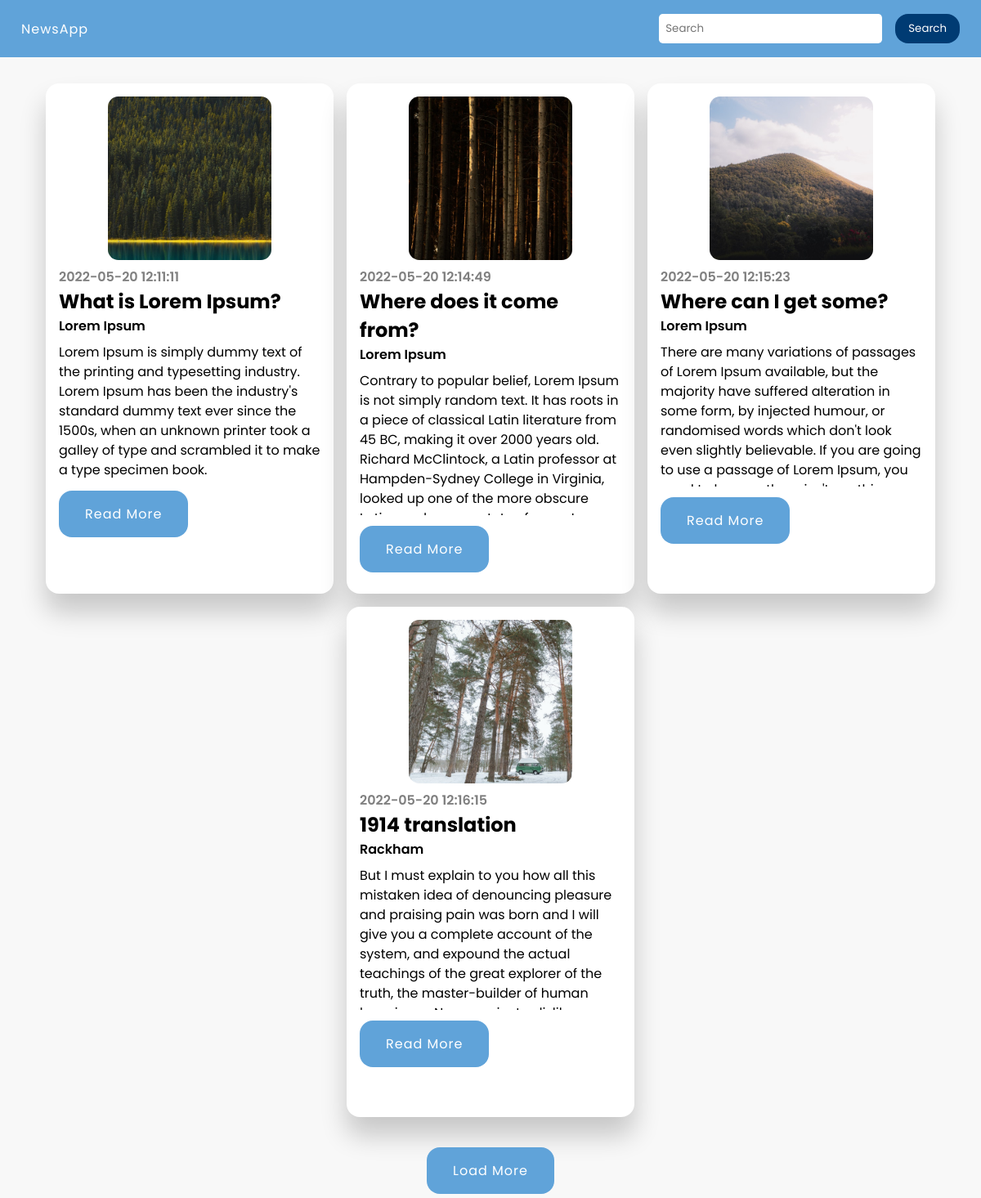
The page / on the database its author committed.
### tables this page shows
CREATE TABLE `news` (
  `news_id` int(10) NOT NULL,
  `news_title` varchar(70) NOT NULL,
  `news_author` varchar(30) NOT NULL,
  `news_intro` text NOT NULL,
  `news_text` text NOT NULL,
  `news_img` varchar(50) NOT NULL,
  `news_date` datetime NOT NULL
);

### index.php (the view, shortened to what this page needs)
<?php
include('admin/Model/dbh.php');
?>
<!doctype html>
<html lang="hu">
    <head>
        <link rel="stylesheet" href="assets/style.css">
    </head>
    <body>
        <header>
            <nav>
                <div class="logo">
                    <a href="index.php">NewsApp</a>
                </div>
                <form action="search.php" method="post">
                    <ul>
                        <li><input class="input" type="search" name="search" placeholder="Search" aria-label="Search"></li>
                        <li><button class="src-button" name="find" type="submit">Search</button></li>
                    </ul>
                </form>
            </nav>
        </header>
        <main>
            <section>
                <div class="container height-8">
                    <div class="flex_row" id="load-data">
                        <?php
                        $stmt = $db->prepare('SELECT * FROM news LIMIT 4;');
                        $stmt->execute();
                        if ($stmt->rowCount()==0) {
                            $stmt = null;
                            echo "<h4>There is no result.</h4>";
                        }else{
                        ?>
                            <?php
                            $result = $stmt->fetchAll(PDO::FETCH_ASSOC);
                                foreach($result as $row)
                                {   $id = $row['news_id'];
                                    ?>
                                    <div class="card-post">
                                        <div class="card-post-img">
                                            <img src="admin/uploads/<?php echo $row['news_img'];?>" alt="image">
                                        </div>
                                        <div class="card-post-info">
                                            <div class="card-post-date">
                                                <span><?php echo $row["news_date"]?></span>
                                            </div>
                                            <h1 class="card-post-title"><?php echo $row["news_title"]?></h1>
                                            <h4 class="card-post-author"><?php echo $row["news_author"]?></h4>
                                            <p class="card-post-intro"><?php echo $row["news_intro"]?></p>
                                            <form method="post" action="news.php">
                                                <button type="submit" name="submit" class="button">Read More</button>
                                            </form>
                                        </div>
                                    </div>
                                    <?php
                                }
                                ?>
                        <?php
                        }
                        ?>
                    </div>
                    <div class="more">
                        <button type="button" id="<?php echo $id?>" class="button load">Load More</button>
                    </div>
                </div>
            </section>
        </main>
    </body>
</html>

### assets/style.css (style rules this page uses)
:root { --background:#f8f8f8; --white:#FFFFFF; --black:black; --blue:#60A3D9; }
* { box-sizing: border-box; margin: 0; padding: 0 }
html { scroll-behavior: smooth; }
body { font-family: 'Poppins', sans-serif; background: var(--background); color: var(--black); }
ul { list-style: none; display: flex; justify-content: center; align-items: center; gap: 1rem; }
ul li { display: inline-block; }
a { text-decoration: none; }
header { background-color: var(--blue); }
.logo a { color: var(--white); letter-spacing: 1px; margin-right: 0.5rem; }
nav { width: 100%; height: 70px; max-width: 1180px; display: flex; align-items: center; justify-content: space-between; margin: 0rem auto; padding: 0 1rem; }
.input { border: none; width: 100%; padding: 0.5rem; border-radius: .3rem; font-family: inherit; outline: none; min-width: 10rem; }
.src-button { font-family: inherit; padding: 0.5rem 1rem; border: none; cursor: pointer; border-radius: 1rem; background-color: #003B73; color: var(--white); }
section { position: relative; }
.height-8 { min-height: 100%; }
.container { max-width: 1180px; padding: 0 1rem; margin: 0 auto; }
.flex_row { display: flex; flex-flow: row wrap; align-items: center; justify-content: center; gap: 1rem; margin: 2rem 0; }
.card-post { width: 100%; max-width: 22rem; min-height: 39rem; padding: 1rem; background-color: var(--white); box-shadow: 0 1.4rem 2rem rgba(0, 0, 0, 0.2); border-radius: 1rem; display: flex; flex-flow: column nowrap; align-items: flex-start; justify-content: flex-start; gap: 0.5rem; overflow: hidden; }
.card-post-img { text-align: center; margin: 0 auto; min-height: 12.5rem; }
.card-post-img img { max-height: 12.5rem; max-width: 12.5rem; display: block; border-radius: 0.8rem; }
.card-post-date span { display: block; color: rgba(0, 0, 0, .5); font-weight: 600; }
.card-post-author { font-weight: 600; }
.card-post-intro { max-height: 11rem; font-weight: 400; line-height: 1.5rem; margin: .5rem 0; overflow-y: hidden; }
.more { width: 100; text-align: center; }
.button { display: inline-block; font-size: 1rem; font-family: inherit; border: none; cursor: pointer; padding: 1rem 2rem; color: var(--white); background-color: var(--blue); letter-spacing: 1px; border-radius: 1rem; transition: all .3s; margin: .3rem 0; text-align: center; }

### rows shown on the page
news: news_img (picture), news_date "2022-05-20 12:11:11", news_title "What is Lorem Ipsum?", news_author "Lorem Ipsum", news_intro "Lorem Ipsum is simply dummy text of the printing and typesetting industry. Lorem Ipsum has been the industry's standard dummy text ever since the 1500s, when an unknown printer took a galley of type and scrambled it to make a type specimen book."
news: news_img (picture), news_date "2022-05-20 12:14:49", news_title "Where does it come from?", news_author "Lorem Ipsum", news_intro "Contrary to popular belief, Lorem Ipsum is not simply random text. It has roots in a piece of classical Latin literature from 45 BC, making it over 2000 years old. Richard McClintock, a Latin professor at Hampden-Sydney College in Virginia, looked up one of the more obscure…"
news: news_img (picture), news_date "2022-05-20 12:15:23", news_title "Where can I get some?", news_author "Lorem Ipsum", news_intro "There are many variations of passages of Lorem Ipsum available, but the majority have suffered alteration in some form, by injected humour, or randomised words which don't look even slightly believable. If you are going to use a passage of Lorem Ipsum, you…"
news: news_img (picture), news_date "2022-05-20 12:16:15", news_title "1914 translation", news_author "Rackham", news_intro "But I must explain to you how all this mistaken idea of denouncing pleasure and praising pain was born and I will give you a complete account of the system, and expound the actual teachings of the great explorer of the truth, the master-builder of human…"
